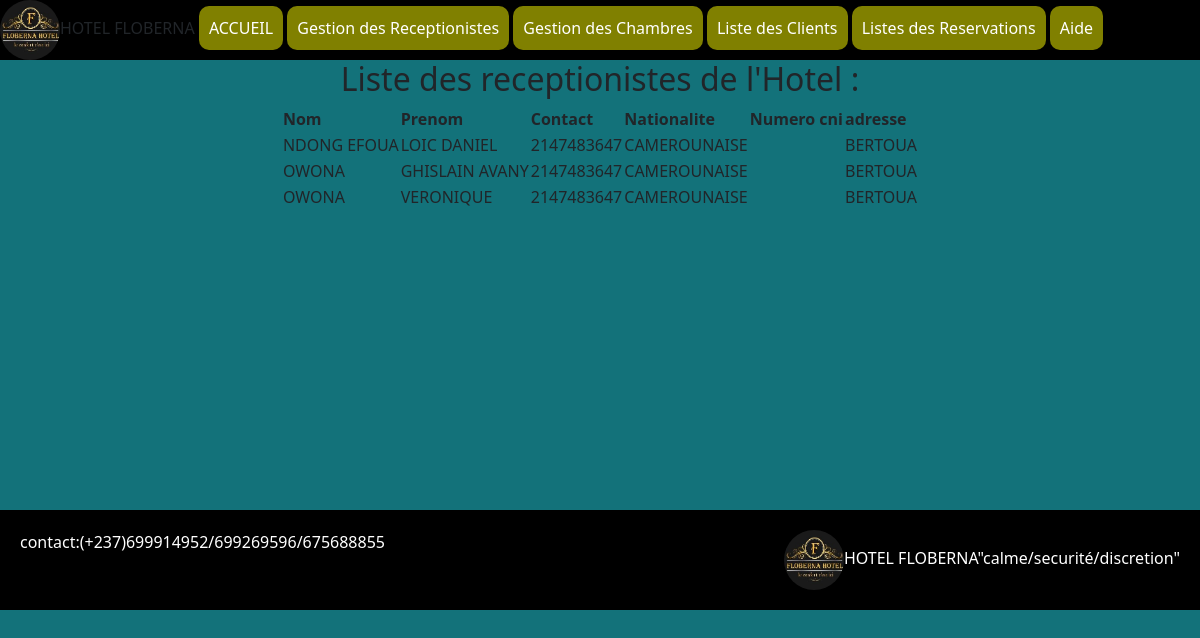
Page /ListeReceptioniste.php on the committed database.
### tables this page shows
CREATE TABLE `receptioniste` (
  `idreceptioniste` int(3) NOT NULL,
  `nom` varchar(250) NOT NULL,
  `prenom` varchar(250) DEFAULT NULL,
  `civilite` enum('f','m') DEFAULT NULL,
  `nationalite` varchar(250) NOT NULL,
  `adresse` varchar(250) NOT NULL,
  `contact` int(15) NOT NULL,
  `motdepass` varchar(300) NOT NULL
);

### ListeReceptioniste.php (the view, shortened to what this page needs)
<?php
$servername = "localhost";
$username = "root";
$password = "";
$dbname = "hotel_floberna_db";
$conn = mysqli_connect($servername, $username, $password, $dbname);
?>
<!DOCTYPE html>
<html>
<head>
<link rel="stylesheet" href="include/css/bootstrap.min.css">
    <link rel="stylesheet" type="text/css" href="include/style.css">
</head>
<body style="background-color:#13727a;margin:0;padding:0;">
<header style="background-color:black;display:inline-block">
<nav >
<li><img src="image/logo.jpg" style="width:60px;height:60px;color:yellow;border-radius:30px;">HOTEL FLOBERNA</img></Li>
<li><a href="AccueilAdmin.php" style="background-color: olive; text-decoration:none;color:white;border-radius:10px;">ACCUEIL</a></li>
<li><a href="AjoutReceptioniste.php" style="background-color: olive; text-decoration:none;color:white;border-radius:10px;">Gestion des Receptionistes</a></li>
<li><a href="AjoutChambre.php" style="background-color: olive; text-decoration:none;color:white;border-radius:10px;">Gestion des Chambres</a></li>
<li><a href="ListeClient.php" style="background-color: olive; text-decoration:none;color:white;border-radius:10px;">Liste des Clients </a></li>
<li><a href="ListeReservation.php" style="background-color: olive; text-decoration:none;color:white;border-radius:10px;">Listes des Reservations </a></li>
<li><a href="Aide.php" style="background-color: olive; text-decoration:none;color:white;border-radius:10px;">Aide</a></li>
</nav></header></div>
<div align="center">
   <?php
  print"<h2>Liste des receptionistes de l'Hotel :</h2>";
  $qq2=mysqli_query($conn,"select* from receptioniste");
  print'<table style="border:1 none transparent;" class="tab"><tr><th>Nom</th><th>Prenom</th><th>Contact</th><th>Nationalite</th><th>Numero cni</th><th>adresse</th></tr>';
	while($rst2=mysqli_fetch_assoc($qq2)){
	 print"<tr>";
	         echo"<td>".$rst2['nom']."</td>";
	         echo"<td>".$rst2['prenom']."</td>";
                 echo"<td>".$rst2['contact']."</td>";
                 echo"<td>".$rst2['nationalite']."</td>";
                 echo"<td>".$rst2['N_cni']."</td>";
                 echo"<td>".$rst2['adresse']."</td>";
	         print"</tr>";
	}
	  print'</table>';
  ?>
</div>
<footer style="background-color=black;display:bock-inline;color:white;width:100%;margin-top:25%">
<div style="float:right;">
<img src="image/logo.jpg" style="width:60px;height:60px;color:white;olor:yellow;border-radius:30px;">HOTEL FLOBERNA"calme/securité/discretion"</img>
</div>
<div style="float:left;">contact:(+237)699914952/699269596/675688855</div>
</footer>
</body>
</html>

### include/style.css (style rules this page uses)
body { margin:0; padding:0; }
li a { display:block; padding:10px; }
header nav li { display:inline-block }
footer { background-color:black;display:inline-block;padding:20px;text-align:center; }
img { width:40px;height:40px;color:white }
header { width:100%; }

### rows in the picture
receptioniste: nom "NDONG EFOUA", prenom "LOIC DANIEL", contact "2147483647", nationalite "CAMEROUNAISE", adresse "BERTOUA"
receptioniste: nom "OWONA", prenom "GHISLAIN AVANY", contact "2147483647", nationalite "CAMEROUNAISE", adresse "BERTOUA"
receptioniste: nom "OWONA", prenom "VERONIQUE", contact "2147483647", nationalite "CAMEROUNAISE", adresse "BERTOUA"
